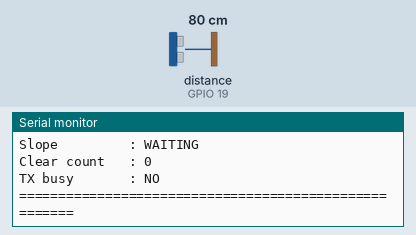
Simulated run of this sketch. Board: ESP32. Shown: the last lines printed to the serial monitor. Wiring (inferred from the names in the program): ultrasonic range finder: trigger GPIO 18; echo GPIO 19. Inputs (shaded band) come from the test bench; at power-on: distance to the obstacle (sensor on GPIO 19) 80 cm. The echo pulse lasts 58.3 µs per cm.

Above: at 2.2 s.
2.3 s: distance to the obstacle (sensor on GPIO 19) set to 2 cm
At 2.9 s:
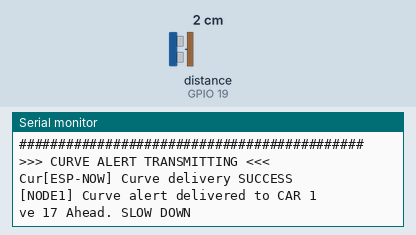
3.8 s: distance to the obstacle (sensor on GPIO 19) set to 35 cm
At 9.5 s:
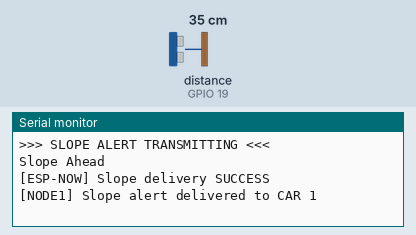

The sketch:

Track_node.ino
```cpp
// ============================================================
// TRINETRA — FIXED TRACK NODE 1
// Ultrasonic + ESP-NOW sender for CAR 1
// ============================================================
// BEHAVIOUR
// 1. HC-SR04 detects a car at <= 0.30 m.
// 2. Send: "Curve 17 Ahead. SLOW DOWN"
// 3. Do not send Slope until Curve delivery succeeds.
// 4. When the car leaves the ultrasonic detection zone,
//    wait a few seconds.
// 5. Send: "Slope Ahead"
// 6. After Slope delivery, reset the cycle so the next car
//    can trigger a fresh Curve -> Slope sequence.
//
// CAR 1 compatibility:
// - Same packet: { uint8_t messageType; char message[64]; }
// - MSG_CURVE = 1
// - MSG_SLOPE = 2
// - Wi-Fi / ESP-NOW channel = 1
// - CAR 1 MAC = 00:70:07:E1:BC:EC
//
// IMPORTANT: Upload this code only to NODE1.
// Do NOT change your CAR 1 sketch.
// ============================================================

#include <WiFi.h>
#include <esp_now.h>
#include "esp_wifi.h"

// ============================================================
// CONFIGURATION
// ============================================================

const char* NODE_NAME = "NODE1";

#define WIFI_CHANNEL 1

// HC-SR04 pins
#define TRIG_PIN 18
#define ECHO_PIN 19

// Car detection threshold
#define DETECTION_DISTANCE 0.30f   // metres

// Number of consecutive readings outside the detection zone
// required before we consider the car to have left.
#define CLEAR_REQUIRED 3

// Delay AFTER the car has left the sensor before Slope is sent.
// 5000 ms also gives the CAR 1 Curve popup time to disappear
// before the next popup normally arrives.
#define SLOPE_DELAY_AFTER_EXIT_MS 5000UL

// Retry interval if ESP-NOW delivery fails.
#define SEND_RETRY_MS 500UL

// Time to keep the cycle visibly complete before re-arming.
#define RESET_AFTER_SLOPE_MS 1000UL

// Ultrasonic echo timeout: 30 ms is more than enough for this range.
#define ECHO_TIMEOUT_US 30000UL

// ============================================================
// CAR 1 MAC ADDRESS
// ============================================================

uint8_t carMAC[] = {
  0x00,
  0x70,
  0x07,
  0xE1,
  0xBC,
  0xEC
};

// ============================================================
// MESSAGE TYPES — MUST MATCH CAR 1
// ============================================================

#define MSG_CURVE  1
#define MSG_SLOPE  2

// ============================================================
// SHARED ALERT PACKET — MUST MATCH CAR 1
// sizeof(AlertPacket) = 65 bytes on ESP32
// ============================================================

typedef struct {
  uint8_t messageType;
  char message[64];
} AlertPacket;

// ============================================================
// ALERT / DETECTION STATE
// ============================================================

bool carDetected = false;
bool carLeftSensor = false;
bool curveDelivered = false;
bool slopeDelivered = false;

int clearCount = 0;

unsigned long carLeftAt = 0;
unsigned long slopeDeliveredAt = 0;
unsigned long nextRetryAt = 0;

// ============================================================
// TRANSMISSION STATE
// Only one ESP-NOW packet is allowed to be in flight at a time.
// The callback only records the result; actual next transmission
// is started from loop(), which is safer than sending from the
// Wi-Fi callback.
// ============================================================

enum TxType : uint8_t {
  TX_NONE = 0,
  TX_CURVE,
  TX_SLOPE
};

volatile bool txBusy = false;
volatile TxType txType = TX_NONE;

// ============================================================
// FORWARD DECLARATIONS
// ============================================================

void sendCurveAlert();
void sendSlopeAlert();
void serviceAlerts();
void resetAlertCycle();
void checkUltrasonic();
float getDistance();
void printDashboard();

// ============================================================
// ESP-NOW SEND CALLBACK
// Compatible with Arduino-ESP32 3.x
// ============================================================

void OnDataSent(
  const wifi_tx_info_t *tx_info,
  esp_now_send_status_t status
) {
  (void)tx_info;

  TxType completedType = txType;

  // Mark the transmission as no longer in flight.
  txBusy = false;
  txType = TX_NONE;

  if (status == ESP_NOW_SEND_SUCCESS) {

    if (completedType == TX_CURVE) {
      curveDelivered = true;
      Serial.println("[ESP-NOW] Curve delivery SUCCESS");
      Serial.println("[NODE1] Curve alert delivered to CAR 1");
    }

    else if (completedType == TX_SLOPE) {
      slopeDelivered = true;
      slopeDeliveredAt = millis();
      Serial.println("[ESP-NOW] Slope delivery SUCCESS");
      Serial.println("[NODE1] Slope alert delivered to CAR 1");
    }
  }

  else {
    // Do not lose the alert after a failed transmission.
    // serviceAlerts() will retry automatically.
    nextRetryAt = millis() + SEND_RETRY_MS;

    if (completedType == TX_CURVE) {
      Serial.println("[ESP-NOW] Curve delivery FAILED -> retrying");
    }

    else if (completedType == TX_SLOPE) {
      Serial.println("[ESP-NOW] Slope delivery FAILED -> retrying");
    }
  }
}

// ============================================================
// SEND CURVE ALERT
// ============================================================

void sendCurveAlert() {

  if (!carDetected) return;
  if (curveDelivered) return;
  if (txBusy) return;

  AlertPacket packet = {};
  packet.messageType = MSG_CURVE;

  strncpy(
    packet.message,
    "Curve 17 Ahead. SLOW DOWN",
    sizeof(packet.message) - 1
  );
  packet.message[sizeof(packet.message) - 1] = '\0';

  txType = TX_CURVE;
  txBusy = true;

  esp_err_t result = esp_now_send(
    carMAC,
    reinterpret_cast<uint8_t*>(&packet),
    sizeof(packet)
  );

  if (result != ESP_OK) {
    txBusy = false;
    txType = TX_NONE;
    nextRetryAt = millis() + SEND_RETRY_MS;

    Serial.print("[NODE1] Curve esp_now_send() error: ");
    Serial.println((int)result);
    return;
  }

  Serial.println();
  Serial.println(">>> CURVE ALERT TRANSMITTING <<<");
  Serial.println("Curve 17 Ahead. SLOW DOWN");
}

// ============================================================
// SEND SLOPE ALERT
// ============================================================

void sendSlopeAlert() {

  // Never send Slope before Curve has been delivered.
  if (!carDetected) return;
  if (!carLeftSensor) return;
  if (!curveDelivered) return;
  if (slopeDelivered) return;
  if (txBusy) return;

  AlertPacket packet = {};
  packet.messageType = MSG_SLOPE;

  strncpy(
    packet.message,
    "Slope Ahead",
    sizeof(packet.message) - 1
  );
  packet.message[sizeof(packet.message) - 1] = '\0';

  txType = TX_SLOPE;
  txBusy = true;

  esp_err_t result = esp_now_send(
    carMAC,
    reinterpret_cast<uint8_t*>(&packet),
    sizeof(packet)
  );

  if (result != ESP_OK) {
    txBusy = false;
    txType = TX_NONE;
    nextRetryAt = millis() + SEND_RETRY_MS;

    Serial.print("[NODE1] Slope esp_now_send() error: ");
    Serial.println((int)result);
    return;
  }

  Serial.println();
  Serial.println(">>> SLOPE ALERT TRANSMITTING <<<");
  Serial.println("Slope Ahead");
}

// ============================================================
// ULTRASONIC DISTANCE
// ============================================================

float getDistance() {

  // Trigger pulse
  digitalWrite(TRIG_PIN, LOW);
  delayMicroseconds(2);

  digitalWrite(TRIG_PIN, HIGH);
  delayMicroseconds(10);
  digitalWrite(TRIG_PIN, LOW);

  unsigned long duration = pulseIn(
    ECHO_PIN,
    HIGH,
    ECHO_TIMEOUT_US
  );

  if (duration == 0) {
    return -1.0f;
  }

  float distance_cm = duration * 0.0343f / 2.0f;
  return distance_cm / 100.0f;
}

// ============================================================
// CHECK ULTRASONIC
// ============================================================

void checkUltrasonic() {

  float distance = getDistance();

  bool carInRange = (
    distance > 0.0f &&
    distance <= DETECTION_DISTANCE
  );

  // ==========================================================
  // CAR DETECTED / STILL INSIDE SENSOR ZONE
  // ==========================================================

  if (carInRange) {

    clearCount = 0;

    // If the vehicle comes back before the old cycle was reset,
    // keep it as the same vehicle and do not issue a second curve.
    if (!carDetected) {
      carDetected = true;
      carLeftSensor = false;
      curveDelivered = false;
      slopeDelivered = false;
      slopeDeliveredAt = 0;
      nextRetryAt = 0;

      Serial.println();
      Serial.println("############################################");
      Serial.println("[NODE1] CAR 1 DETECTED");
      Serial.print("[NODE1] Distance: ");
      Serial.print(distance, 2);
      Serial.println(" m");
      Serial.println("[NODE1] Curve alert queued");
      Serial.println("############################################");
    }

    return;
  }

  // ==========================================================
  // CAR OUTSIDE SENSOR ZONE
  // ==========================================================

  if (carDetected && !carLeftSensor) {

    clearCount++;

    if (clearCount >= CLEAR_REQUIRED) {

      carLeftSensor = true;
      carLeftAt = millis();

      Serial.println();
      Serial.println("[NODE1] CAR 1 LEFT ULTRASONIC LOS");
      Serial.print("[NODE1] Waiting ");
      Serial.print(SLOPE_DELAY_AFTER_EXIT_MS / 1000UL);
      Serial.println(" s before Slope alert...");

      if (!curveDelivered) {
        Serial.println("[NODE1] Curve not delivered yet -> waiting for Curve delivery before Slope");
      }
    }
  }
}

// ============================================================
// ALERT STATE MACHINE
// ============================================================

void serviceAlerts() {

  unsigned long now = millis();

  // A packet is currently being transmitted.
  if (txBusy) return;

  // ----------------------------------------------------------
  // 1) Curve must be delivered first.
  // ----------------------------------------------------------

  if (carDetected && !curveDelivered) {

    if ((long)(now - nextRetryAt) >= 0) {
      sendCurveAlert();
    }

    return;
  }

  // ----------------------------------------------------------
  // 2) After the car leaves, wait before sending Slope.
  // ----------------------------------------------------------

  if (
    carDetected &&
    carLeftSensor &&
    curveDelivered &&
    !slopeDelivered &&
    (now - carLeftAt >= SLOPE_DELAY_AFTER_EXIT_MS) &&
    ((long)(now - nextRetryAt) >= 0)
  ) {
    sendSlopeAlert();
    return;
  }

  // ----------------------------------------------------------
  // 3) Once Slope is delivered, re-arm for the next car.
  // ----------------------------------------------------------

  if (
    carDetected &&
    carLeftSensor &&
    slopeDelivered &&
    (now - slopeDeliveredAt >= RESET_AFTER_SLOPE_MS)
  ) {
    Serial.println();
    Serial.println("[NODE1] Alert sequence complete");
    Serial.println("[NODE1] NODE1 is re-armed for the next car");
    resetAlertCycle();
  }
}

// ============================================================
// RESET ALERT CYCLE
// ============================================================

void resetAlertCycle() {

  carDetected = false;
  carLeftSensor = false;
  curveDelivered = false;
  slopeDelivered = false;

  clearCount = 0;
  carLeftAt = 0;
  slopeDeliveredAt = 0;
  nextRetryAt = 0;
}

// ============================================================
// SERIAL DASHBOARD
// ============================================================

void printDashboard() {

  static unsigned long lastDashboard = 0;

  if (millis() - lastDashboard < 2000UL) {
    return;
  }

  lastDashboard = millis();

  float distance = getDistance();

  Serial.println();
  Serial.println("======================================================");
  Serial.println("              TRINETRA | NODE 1");
  Serial.println("======================================================");

  Serial.println();
  Serial.println("NODE STATUS");
  Serial.println("------------------------------------------------------");

  Serial.print("Node          : ");
  Serial.println(NODE_NAME);

  Serial.print("Ultrasonic    : ");
  if (distance > 0.0f) {
    Serial.print(distance, 2);
    Serial.println(" m");
  } else {
    Serial.println("CLEAR");
  }

  Serial.print("CAR 1         : ");
  Serial.println(carDetected ? "DETECTED" : "NOT DETECTED");

  Serial.println();
  Serial.println("ALERT STATUS");
  Serial.println("------------------------------------------------------");

  Serial.print("Curve 17      : ");
  if (curveDelivered) {
    Serial.println("DELIVERED");
  } else if (txBusy && txType == TX_CURVE) {
    Serial.println("TRANSMITTING");
  } else {
    Serial.println("WAITING / RETRYING");
  }

  Serial.print("Slope         : ");
  if (slopeDelivered) {
    Serial.println("DELIVERED");
  } else if (txBusy && txType == TX_SLOPE) {
    Serial.println("TRANSMITTING");
  } else if (carLeftSensor && curveDelivered) {
    unsigned long elapsed = millis() - carLeftAt;
    if (elapsed < SLOPE_DELAY_AFTER_EXIT_MS) {
      Serial.print("WAITING ");
      Serial.print((SLOPE_DELAY_AFTER_EXIT_MS - elapsed) / 1000UL);
      Serial.println(" s");
    } else {
      Serial.println("READY");
    }
  } else {
    Serial.println("WAITING");
  }

  Serial.println();
  Serial.print("Clear count   : ");
  Serial.println(clearCount);

  Serial.print("TX busy       : ");
  Serial.println(txBusy ? "YES" : "NO");

  Serial.println("======================================================");
}

// ============================================================
// SETUP
// ============================================================

void setup() {

  Serial.begin(115200);
  delay(1000);

  // ----------------------------------------------------------
  // Ultrasonic
  // ----------------------------------------------------------

  pinMode(TRIG_PIN, OUTPUT);
  pinMode(ECHO_PIN, INPUT);
  digitalWrite(TRIG_PIN, LOW);

  // ----------------------------------------------------------
  // Wi-Fi / ESP-NOW
  // ----------------------------------------------------------

  WiFi.mode(WIFI_STA);
  WiFi.setSleep(false);
  WiFi.disconnect();

  esp_err_t channelResult = esp_wifi_set_channel(
    WIFI_CHANNEL,
    WIFI_SECOND_CHAN_NONE
  );

  if (channelResult != ESP_OK) {
    Serial.print("[NODE1] Failed to set Wi-Fi channel: ");
    Serial.println((int)channelResult);
  }

  if (esp_now_init() != ESP_OK) {
    Serial.println("[NODE1] ESP-NOW initialization FAILED");
    return;
  }

  esp_now_register_send_cb(OnDataSent);

  // ----------------------------------------------------------
  // Add CAR 1 peer
  // ----------------------------------------------------------

  esp_now_peer_info_t peerInfo = {};
  memcpy(peerInfo.peer_addr, carMAC, 6);
  peerInfo.channel = WIFI_CHANNEL;
  peerInfo.encrypt = false;

  esp_err_t peerResult = esp_now_add_peer(&peerInfo);

  if (
    peerResult != ESP_OK &&
    peerResult != ESP_ERR_ESPNOW_EXIST
  ) {
    Serial.print("[NODE1] Failed to add CAR 1 peer: ");
    Serial.println((int)peerResult);
  }

  // ----------------------------------------------------------
  // Startup information
  // ----------------------------------------------------------

  Serial.println();
  Serial.println("======================================================");
  Serial.println("              TRINETRA | NODE 1");
  Serial.println("======================================================");

  Serial.print("Node MAC      : ");
  Serial.println(WiFi.macAddress());

  Serial.println("Destination   : CAR 1");
  Serial.println("CAR MAC       : 00:70:07:E1:BC:EC");

  Serial.print("ESP-NOW       : Channel ");
  Serial.println(WIFI_CHANNEL);

  Serial.print("Detection     : <= ");
  Serial.print(DETECTION_DISTANCE, 2);
  Serial.println(" m");

  Serial.print("Clear filter  : ");
  Serial.print(CLEAR_REQUIRED);
  Serial.println(" readings");

  Serial.print("Slope delay   : ");
  Serial.print(SLOPE_DELAY_AFTER_EXIT_MS / 1000UL);
  Serial.println(" s after car leaves");

  Serial.println();
  Serial.println("ALERT 1       : Curve 17 Ahead. SLOW DOWN");
  Serial.println("ALERT 2       : Slope Ahead");

  Serial.println();
  Serial.println("STATUS        : ACTIVE");
  Serial.println("======================================================");
}

// ============================================================
// LOOP
// ============================================================

void loop() {

  // Read ultrasonic and update vehicle state.
  checkUltrasonic();

  // Handle Curve -> wait for delivery -> wait after exit -> Slope.
  serviceAlerts();

  // Serial-only status display.
  printDashboard();

  // Small delay so the ultrasonic sensor is not hammered continuously.
  delay(100);
}
```

Measured:
- after the input at 2.3 s, the serial monitor: prints a new line after 0.05 s (image 1)
- after the input at 3.8 s, the serial monitor: prints a new line after 0.29 s (image 2)
